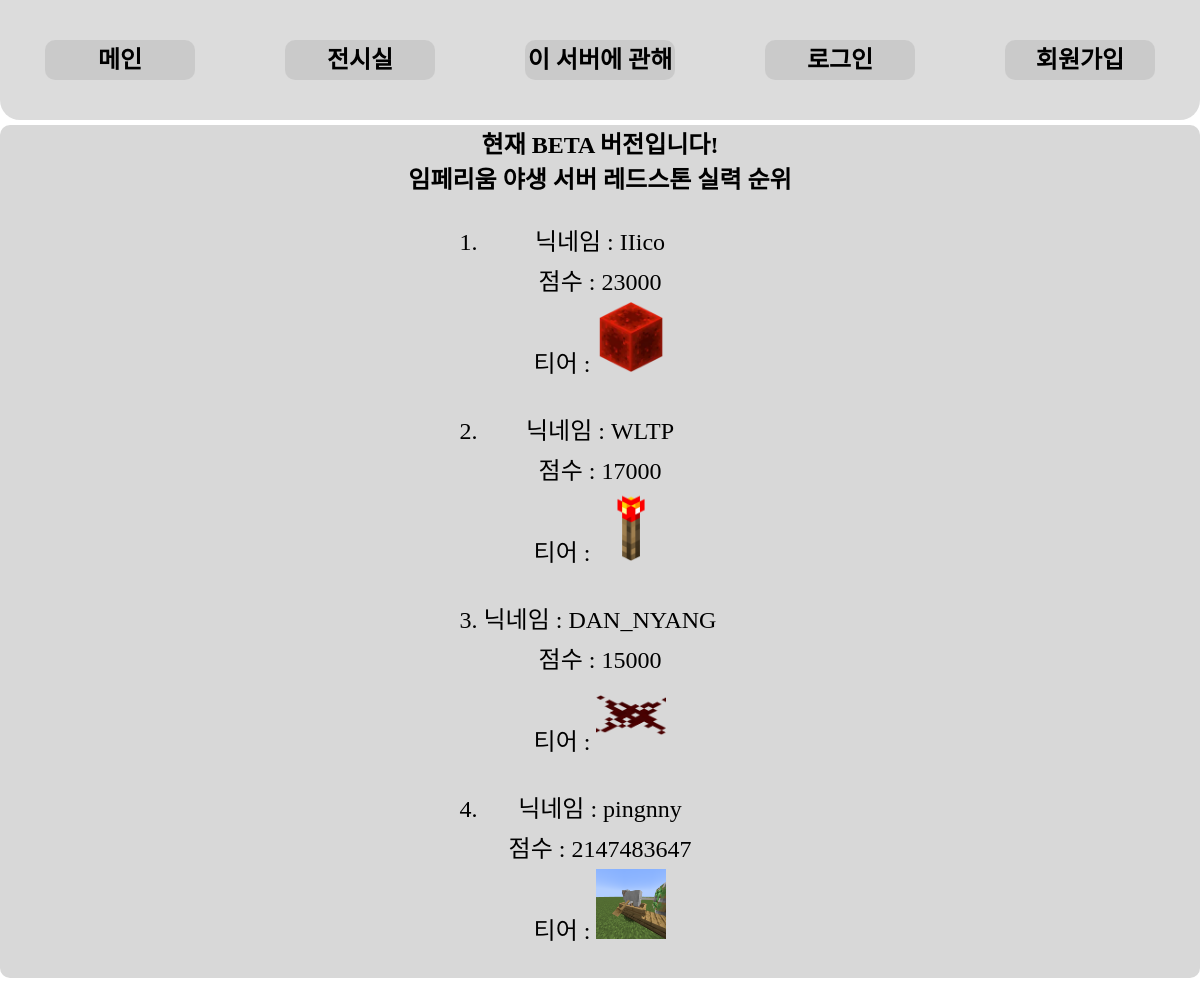
Screenshot of /redstone_ranking/ with the database file from the repository.
### redstone_ranking/models.py (models this page shows, shortened)
class Player(models.Model):
    nickname = models.CharField(max_length=255)
    point = models.CharField(max_length=255)
    rank = models.IntegerField(default=0)
    tier = models.ImageField(blank=True, null=True)

### redstone_ranking/views.py (the view)
# urls.py: path('redstone_ranking/', redstone_ranking_main, name='redstone_ranking'),
def redstone_ranking_main(request):
    players = Player.objects.all().order_by("rank")
    content = {"players": players}
    return render(request, "redstone_ranking/index.html", content)

### templates/redstone_ranking/index.html
{% extends 'base.html' %}
{% block content %}
<div class="content2">
    <h1>현재 BETA 버전입니다!</h1>
    <h2>임페리움 야생 서버 레드스톤 실력 순위</h2>
    <br>
    <ol>
        {% for player in players %}
        <li>
            <div>
                닉네임 : {{ player.nickname }}
            </div>
            <div>
                점수 : {{ player.point }}
            </div>
            <div>
                티어 : <img src = "{{ player.tier.url }}" style="height: 70px; width: 70px;">
            </div>
        </li>
        <br>
        {% endfor %}
    </ol>
</div>
{% endblock %}

### static/main/index.css (style rules this page uses)
* { font-size: 24px; font-family: 'establishRetrosansOTF'; margin: 0; padding: 0; box-sizing: border-box; }
div { margin-bottom: 5px; }
img { width: 400px; height: 600px; object-fit: cover; }
.content2 { border-radius: 10px; display: flex; flex-direction: column; align-items: center; justify-content: center; background-color: rgb(216, 216, 216); text-align: center; }
li { min-width: 100px; flex: 1; }

### rows the page displays
Player: nickname "IIico", point "23000", tier (picture)
Player: nickname "WLTP", point "17000", tier (picture)
Player: nickname "DAN_NYANG", point "15000", tier (picture)
Player: nickname "pingnny", point "2147483647", tier (picture)
